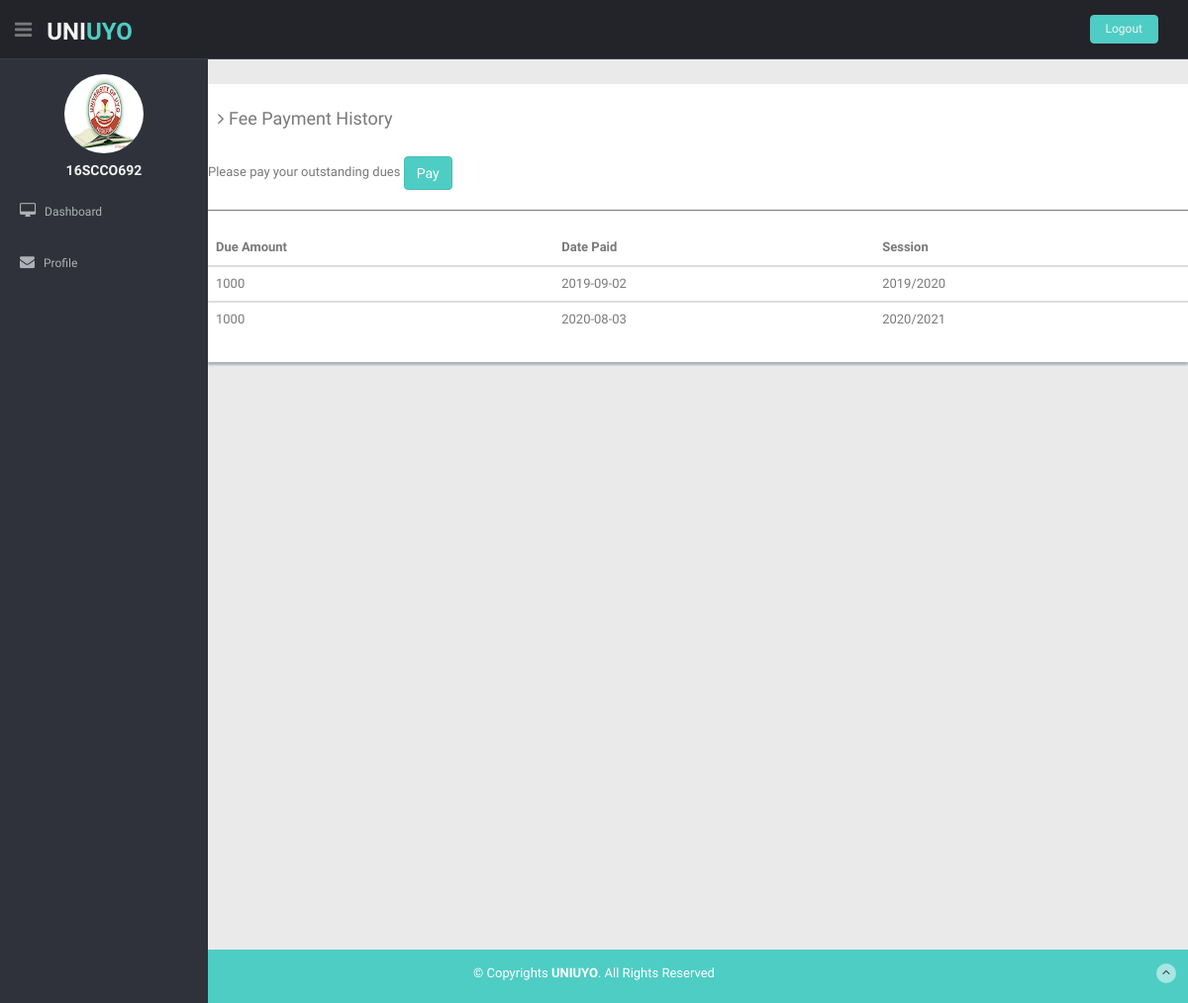
Page /due_history.php (signed in) on the committed database.
### tables this page shows
CREATE TABLE `dues_history` (
  `id` int(11) NOT NULL,
  `total_paid` int(11) NOT NULL,
  `date_paid` date NOT NULL,
  `reg_number` varchar(100) NOT NULL,
  `session` varchar(100) NOT NULL
);

### due_history.php (the view, shortened to what this page needs)
<?php require_once("includes/sessions.php");
require('includes/db.php'); ?>
<!DOCTYPE html>
<html lang="en">
<head>
  <link href="lib/bootstrap/css/bootstrap.min.css" rel="stylesheet">
  <link href="lib/font-awesome/css/font-awesome.css" rel="stylesheet" />
  <link href="css/style.css" rel="stylesheet">
  <link href="css/style-responsive.css" rel="stylesheet">
</head>
<body>
  <section id="container">
    <header class="header black-bg">
      <div class="sidebar-toggle-box">
        <div class="fa fa-bars tooltips" data-placement="right" data-original-title="Toggle Navigation"></div>
      </div>
      <a href="user_index.php" class="logo"><b>Uni<span>uyo</span></b></a>
      <div class="top-menu">
        <ul class="nav pull-right top-menu">
          <li><a class="logout" href="logout.php">Logout</a></li>
        </ul>
      </div>
    </header>
    <aside>
      <div id="sidebar" class="nav-collapse ">
        <ul class="sidebar-menu" id="nav-accordion">
          <p class="centered"><a href="user_index.php"><img src="img/fr-05.jpg" class="img-circle" width="80"></a></p>
          <h5 class="centered">
            <?php echo " " . $_SESSION['username'] . " " ?>
          </h5>
          <li class="sub-menu">
            <a href="javascript:;">
              <i class="fa fa-desktop"></i>
              <span>Dashboard</span>
            </a>
          </li>
          <li>
            <a href="actions.php">
              <i class="fa fa-envelope"></i>
              <span>Profile </span>
            </a>
          </li>
        </ul>
      </div>
    </aside>
    <section id="main-content">
      <section class="wrapper site-min-height">
        <div class="row mt">
          <div class="content-panel">
            <h4><i class="fa fa-angle-right"></i> Fee Payment History </h4>
            <p>
              <?php $query = "SELECT dues.session, dues_history.session FROM dues INNER JOIN dues_history ON dues.session = dues_history.session";
              $result = mysqli_query($conn, $query);
              if (mysqli_num_rows($result) == 0) {
                echo "<br>Please pay your outstanding dues
                  <button type='submit' class='btn btn-theme'>Pay</button> ";
              } else {
                echo "Your dues payment history is up to date";
              }
              ?>
            </p>
            <hr>
            <?php
            $query = "SELECT * FROM dues_history WHERE reg_number = '" . $_SESSION['username'] . "'";
            $result = mysqli_query($conn, $query);
            if (mysqli_num_rows($result) > 0) {
              echo "<table class='table'>
                        <thead>
                          <tr>
                            <th>Due Amount</th>
                            <th>Date Paid</th>
                            <th>Session</th>
                          </tr>
                        </thead>";
              while ($row = mysqli_fetch_array($result)) {
                echo "<tbody>
                          <tr>
                            <td>" . $row["total_paid"] . "</td>
                            <td>" . $row["date_paid"] . "</td>
                            <td>" . $row["session"] . "</td>
                          </tr>
                          </tbody>";
              }
              echo "</table>";
            } else {
              echo "0 results";
            }
            ?>
          </div>
        </div>
      </section>
    </section>
    <footer class="site-footer">
      <div class="text-center">
        <p>
          &copy; Copyrights <strong>UNIUYO</strong>. All Rights Reserved
        </p>
        <a href="blank.html#" class="go-top">
          <i class="fa fa-angle-up"></i>
        </a>
      </div>
    </footer>
  </section>
</body>
</html>

### css/style.css (style rules this page uses)
body { color: #797979; background: #eaeaea; font-family: 'Ruda', sans-serif; padding: 0px !important; margin: 0px !important; font-size:13px; }
ul li { list-style: none; }
a, a:hover, a:focus { text-decoration: none; outline: none; }
#container { width: 100%; height: 100%; }
.btn-theme { color: #fff; background-color: #4ECDC4; border-color: #48bcb4; }
hr { margin-top: 20px; margin-bottom: 20px; border: 0; border-top: 1px solid #797979; }
.centered { text-align: center; }
.mt { margin-top: 25px; }
ul.top-menu > li > .logout { color: #f2f2f2; font-size: 12px; border-radius: 4px; -webkit-border-radius: 4px; border: 1px solid #64c3c2 !important; padding: 5px 15px; margin-right: 15px; background: #4ECDC4; margin-top: 15px; }
#sidebar { width: 210px; height: 100%; position: fixed; background: #2f323a; }
#sidebar h5 { color: #f2f2f2; font-weight: 700; }
#sidebar ul li { position: relative; }
ul.sidebar-menu , ul.sidebar-menu li ul.sub { margin: -2px 0 0; padding: 0; }
ul.sidebar-menu { margin-top: 75px; }
ul.sidebar-menu li { margin-bottom: 5px; margin-left:10px; margin-right:10px; }
ul.sidebar-menu li.sub-menu { line-height: 15px; }
ul.sidebar-menu li a span { display: inline-block; }
ul.sidebar-menu li a { color: #aeb2b7; text-decoration: none; display: block; padding: 15px 0 15px 10px; font-size: 12px; outline: none; -webkit-transition: all 0.3s ease; -moz-transition: all 0.3s ease; -o-transition: all 0.3s ease; -ms-transition: all 0.3s ease; transition: all 0.3s ease; }
ul.sidebar-menu li a i { font-size: 15px; padding-right: 6px; }
#main-content { margin-left: 210px; }
.header, .footer { min-height: 60px; padding: 0 15px; }
.header { position: fixed; left: 0; right: 0; z-index: 1002; }
.black-bg { background: #22242a; border-bottom: 1px solid #393d46; }
.wrapper { display: inline-block; margin-top: 60px; padding-left: 15px; padding-right: 15px; padding-bottom: 15px; padding-top: 0px; width: 100%; }
a.logo { font-size: 24px; color: #f2f2f2; float: left; margin-top: 15px; text-transform: uppercase; }
a.logo b { font-weight: 900; }
a.logo span { color: #4ECDC4; }
#top_menu .nav > li, ul.top-menu > li { float: left; }
ul.top-menu > li > a { color: #666666; font-size: 16px; border-radius: 4px; -webkit-border-radius: 4px; border:1px solid #666666 !important; padding: 2px 6px; margin-right: 15px; }
.sidebar-toggle-box { float: left; padding-right: 15px; margin-top: 20px; }
.sidebar-toggle-box .fa-bars { cursor: pointer; display: inline-block; font-size: 20px; }
.content-panel { background: #ffffff; box-shadow: 0px 3px 2px #aab2bd; padding-top: 15px; padding-bottom: 5px; }
.content-panel h4 { margin-left: 10px; }
.site-footer { background: #4ECDC4; color: #fff; padding: 15px 0; }
.site-footer p { margin-bottom: 5px; }
.go-top { margin-right: 1%; margin-top: -25px; float: right; background: rgba(255,255,255,.5); width: 20px; height: 20px; border-radius: 50%; -webkit-border-radius: 50%; }
.go-top i { color: #2A3542; }
.site-min-height { min-height: 900px; }

### rows in the picture
dues_history: total_paid "1000", date_paid "2019-09-02", session "2019/2020"
dues_history: total_paid "1000", date_paid "2020-08-03", session "2020/2021"

### other values in the picture
$_SESSION['username'] "16SCCO692"
